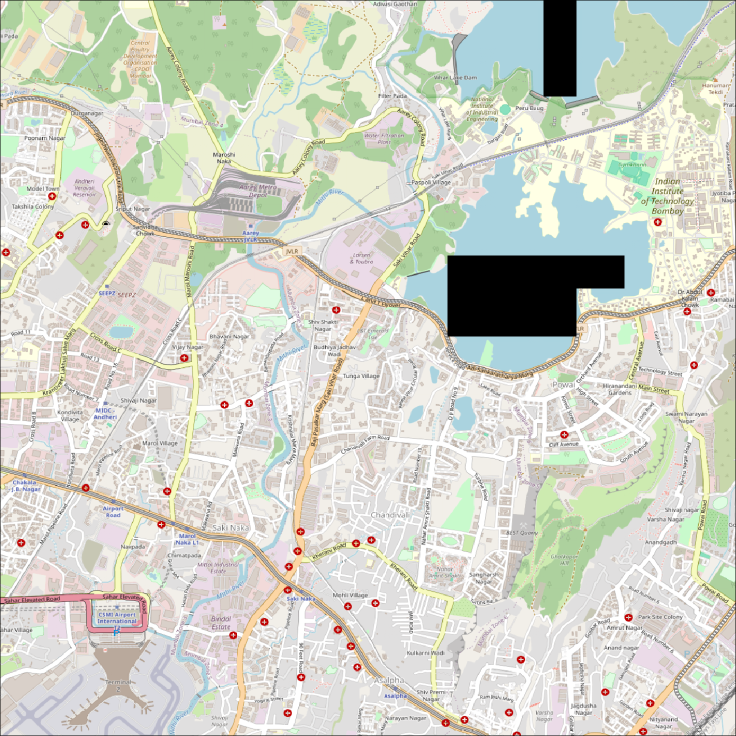
#> input picture GNR_638_project/production_stitched_map.png, 1472 x 1472 px (shown at 1/2 size)
$ python visualize.py --image ../GNR_638_project/production_stitched_map.png
#> lines starting #> are read from the running program, lines starting #| are printed output that depends on the picture
#!/usr/bin/env python3
"""
Visualization script for CNN features and activations.
Usage: python3 visualize.py --weights <path> --image <path>
"""
import argparse
import os
import sys
import numpy as np
import cv2

# Add build directory to path
current_dir = os.path.dirname(os.path.abspath(__file__))
build_dir = os.path.join(current_dir, '..', 'build', 'bindings')
if build_dir not in sys.path:
    sys.path.insert(0, build_dir)

import deeplearn as dl
from model import SimpleCNN


def save_feature_maps(activations, save_dir, layer_name):
    """Save feature maps as images."""
    os.makedirs(save_dir, exist_ok=True)

    # activations shape: [channels, height, width]
    num_channels = activations.shape[0]

    # Normalize and save each channel
    for i in range(min(num_channels, 32)):  # Save first 32 channels
        feat_map = activations[i]

        # Normalize to [0, 255]
        feat_map = (feat_map - feat_map.min()) / (feat_map.max() - feat_map.min() + 1e-8)
        feat_map = (feat_map * 255).astype(np.uint8)

        # Apply colormap for better visualization
        feat_map_color = cv2.applyColorMap(feat_map, cv2.COLORMAP_JET)

        save_path = os.path.join(save_dir, f"{layer_name}_channel_{i:02d}.png")
        cv2.imwrite(save_path, feat_map_color)

    print(f"✓ Saved {min(num_channels, 32)} feature maps to {save_dir}")


def visualize_model(args):
    weights_path = args.weights
    image_path = args.image
    output_dir = args.output

    # Load image
    img = cv2.imread(image_path)
#> img is the input picture: shape (1472, 1472, 3); mean B, G, R 200.3, 212, 209.3
    if img is None:
        print(f"Error: Could not load image: {image_path}")
        return

    img_rgb = cv2.cvtColor(img, cv2.COLOR_BGR2RGB)
    img_resized = cv2.resize(img_rgb, (32, 32))
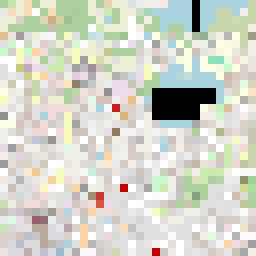
#> img_resized: shape (32, 32, 3) (shown 8 times larger); mean R, G, B 210.2, 212.6, 200.9
    img_normalized = img_resized.astype(np.float32) / 255.0
    img_transposed = np.transpose(img_normalized, (2, 0, 1))

    # Add batch dimension
    img_batch = np.expand_dims(img_transposed, axis=0)

    # Convert to tensor
    x = dl.Tensor.from_numpy(img_batch)

    # Load model
    model = SimpleCNN(num_classes=10)  # Adjust as needed
    if weights_path:
        model.load_weights(weights_path)
        print("Weights loaded")

    print("\nGenerating visualizations...")

    # Create output directory
    os.makedirs(output_dir, exist_ok=True)

    # Forward pass with intermediate activations
    # Conv1
    x = model.conv1(x)
    x = x.relu()
    conv1_act = x.to_numpy()[0]  # Remove batch dim
    save_feature_maps(conv1_act, os.path.join(output_dir, "conv1"), "conv1")

    x = x.maxpool2d(2, 2)

    # Conv2
    x = model.conv2(x)
    x = x.relu()
    conv2_act = x.to_numpy()[0]
    save_feature_maps(conv2_act, os.path.join(output_dir, "conv2"), "conv2")

    # Save input image with same size as feature maps for comparison
    input_resized = cv2.resize(img_rgb, (32, 32))
    cv2.imwrite(os.path.join(output_dir, "input_image.png"), cv2.cvtColor(input_resized, cv2.COLOR_RGB2BGR))

    print(f"\n✓ All visualizations saved to: {output_dir}")
    print(f"  - Input image: input_image.png")
    print(f"  - Conv1 features: conv1/")
    print(f"  - Conv2 features: conv2/")


if __name__ == "__main__":
    parser = argparse.ArgumentParser(description='Visualize CNN features')
    parser.add_argument('--weights', type=str, default=None,
                        help='Path to weights file (.npz, optional)')
    parser.add_argument('--image', type=str, required=True,
                        help='Path to input image')
    parser.add_argument('--output', type=str, default='visualizations',
                        help='Output directory for visualizations')

    args = parser.parse_args()
    visualize_model(args)
#> (the call stopped at in visualize_model, `x = dl.Tensor.from_numpy(img_batch)`: deeplearn is not available in this run)
